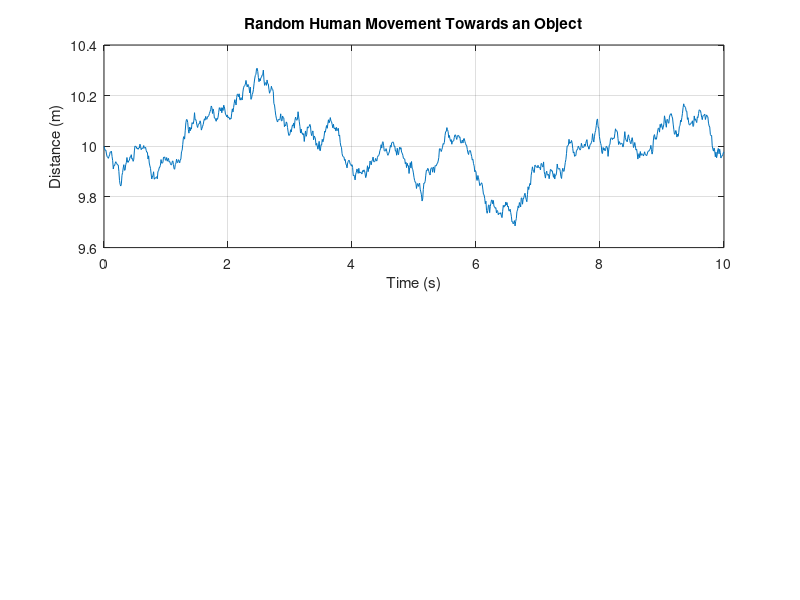

Recreate this plot in MATLAB.
% Constants
speedOfSound = 343;  % Speed of sound in meters per second
initialDistance = 10; % Initial distance between the human and the object
walkingSpeed = 1.5; % Average walking speed of the human in meters per second
velocityHuman = walkingSpeed; % Average velocity (positive value)

% Time and position parameters
t = 0:0.01:10; % Time from 0 to 10 seconds with a 0.01 second interval

% Initialize a random walk for distance
deltaDistance = zeros(size(t));
for i = 2:length(t)
    deltaDistance(i) = randn() * walkingSpeed * 0.01;
end
position = initialDistance - cumsum(deltaDistance);

% Doppler shift calculation
f0 = 24e9; % Transmit frequency in Hz
dopplerShift = zeros(size(t));
for i = 1:length(t)
    dopplerShift(i) = (f0 * (speedOfSound + velocityHuman)) / (speedOfSound - velocityHuman);
end

% Plot the graph
figure;
subplot(2, 1, 1);
plot(t, position);
xlabel('Time (s)');
ylabel('Distance (m)');
title('Random Human Movement Towards an Object');
grid on;


% Save the data to a CSV file
data = [t' position'];
csvwrite('dvt.csv', data);

% Display the estimated Doppler shift
disp(['Initial Doppler Shift: ' num2str(dopplerShift(1)) ' Hz']);
disp(['Final Doppler Shift: ' num2str(dopplerShift(end)) ' Hz']);